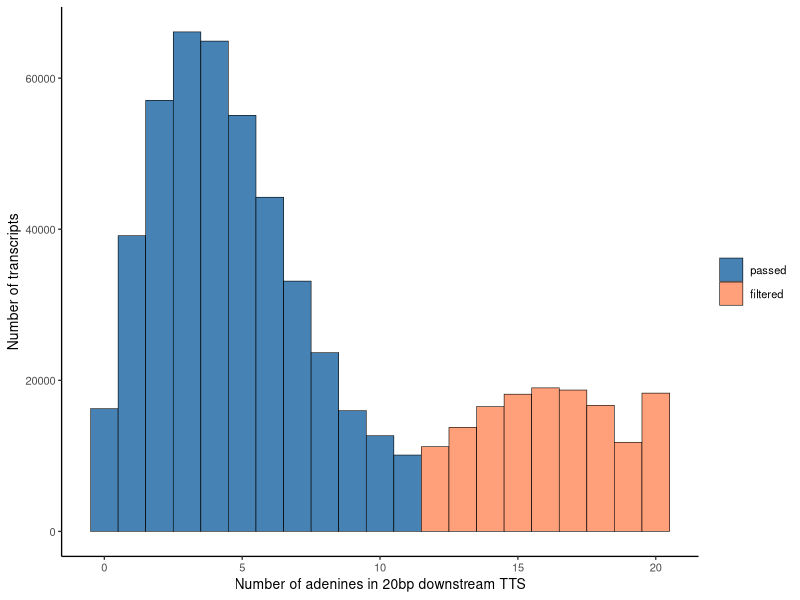
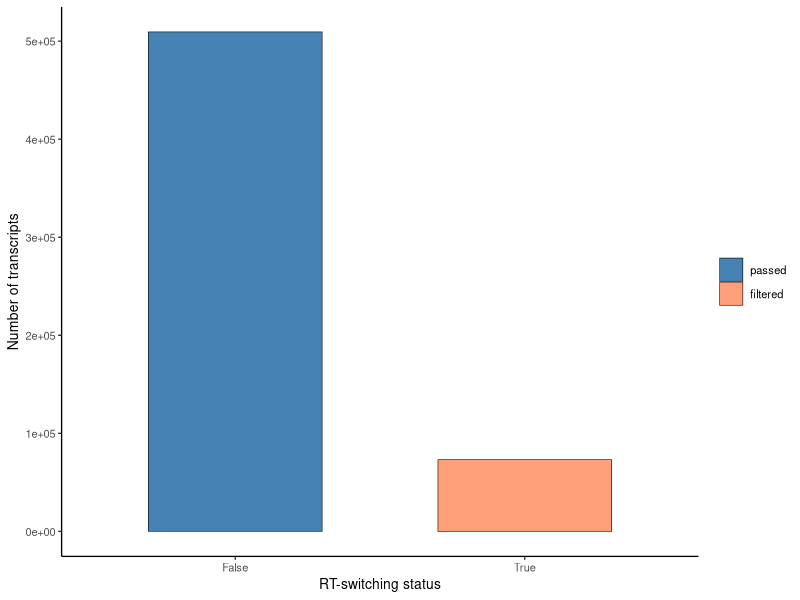
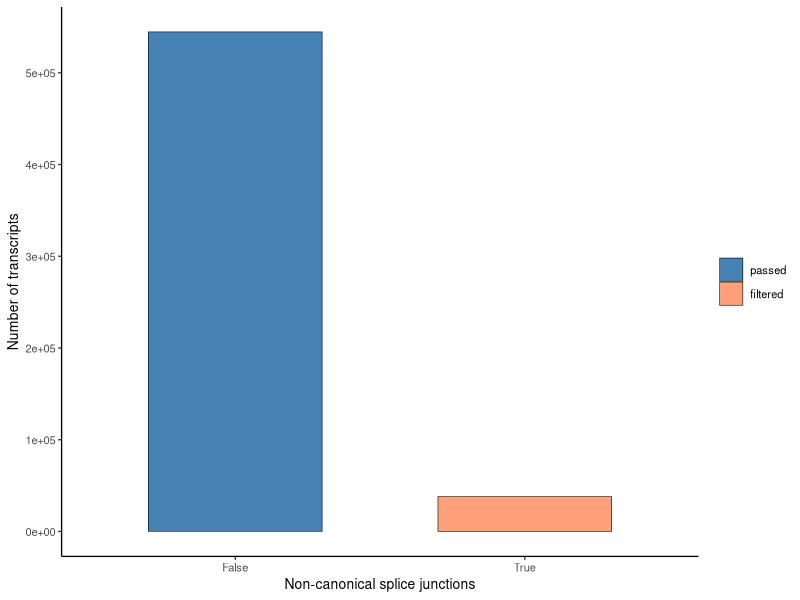
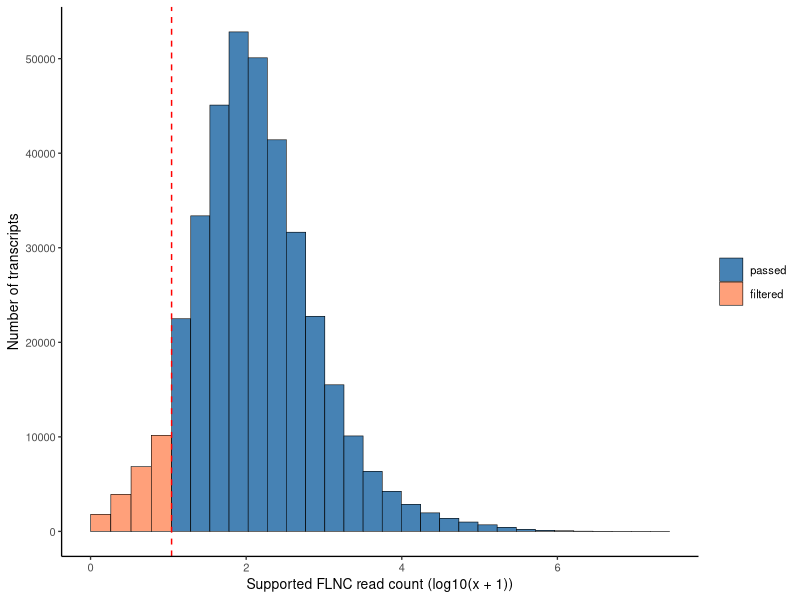

Generate these figures, in order, with R: (Note: this script raises an error after producing the figures.)
#===============================================#
# Transcript discovery, annotation, and filtering #
# Supp-Figure-12                         #
#===============================================#
library(ggplot2)
library(ggpubr)
library(tidyverse)
library(data.table)

setwd("/path/to/GTOP_code/supp/supp_fig12/input")


# Supp.Fig.12a alternative-splicing count QC distribution------------------

theme_gtop <- function(base_size = 10) {
  theme_classic(base_size = base_size) +
    theme(
      legend.title = element_blank(),
      axis.text.x = element_text(angle = 45, hjust = 1),
      plot.title = element_blank()
    )
}
python_status_colors <- c("passed" = "#4682B4", "filtered" = "#FFA07A")
data <- read.delim("Fig_S12a.txt", check.names = FALSE)
data$status <- factor(data$status, levels = c("passed", "filtered"))
ggplot(data, aes(x, count, fill = status)) +
  geom_col(width = 1, color = "black", linewidth = 0.2) +
  scale_fill_manual(values = python_status_colors, drop = FALSE) +
  labs(x = "Number of adenines in 20bp downstream TTS", y = "Number of transcripts") +
  theme_gtop() +
  theme(axis.text.x = element_text(angle = 0, hjust = 0.5))

# Supp.Fig.12b RT-switching filter summary------------------------------------
theme_gtop <- function(base_size = 10) {
  theme_classic(base_size = base_size) +
    theme(
      legend.title = element_blank(),
      axis.text.x = element_text(angle = 45, hjust = 1),
      plot.title = element_blank()
    )
}
python_status_colors <- c("passed" = "#4682B4", "filtered" = "#FFA07A")
data <- read.delim("Fig_S12b.txt", check.names = FALSE)
data$plot_status <- factor(data$plot_status, levels = c("passed", "filtered"))
ggplot(data, aes(x_label, count, fill = plot_status)) +
  geom_col(width = 0.6, color = "black", linewidth = 0.2) +
  scale_fill_manual(values = python_status_colors, drop = FALSE) +
  labs(x = "RT-switching status", y = "Number of transcripts") +
  theme_gtop() +
  theme(axis.text.x = element_text(angle = 0, hjust = 0.5))

# Supp.Fig.12c noncanonical splice-junction filter summary------------------------
theme_gtop <- function(base_size = 10) {
  theme_classic(base_size = base_size) +
    theme(
      legend.title = element_blank(),
      axis.text.x = element_text(angle = 45, hjust = 1),
      plot.title = element_blank()
    )
}
python_status_colors <- c("passed" = "#4682B4", "filtered" = "#FFA07A")
data <- read.delim("Fig_S12c.txt", check.names = FALSE)
data$plot_status <- factor(data$plot_status, levels = c("passed", "filtered"))
ggplot(data, aes(x_label, count, fill = plot_status)) +
  geom_col(width = 0.6, color = "black", linewidth = 0.2) +
  scale_fill_manual(values = python_status_colors, drop = FALSE) +
  scale_y_continuous(
    breaks = seq(0, 500000, by = 100000)
  ) +
  labs(x = "Non-canonical splice junctions", y = "Number of transcripts") +
  theme_gtop() +
  theme(axis.text.x = element_text(angle = 0, hjust = 0.5))

# Supp.Fig.12d FLNC read-count support distribution------------------------------

theme_gtop <- function(base_size = 10) {
  theme_classic(base_size = base_size) +
    theme(
      legend.title = element_blank(),
      axis.text.x = element_text(angle = 45, hjust = 1),
      plot.title = element_blank()
    )
}
python_status_colors <- c("passed" = "#4682B4", "filtered" = "#FFA07A")
data <- read.delim("Fig_S12d.txt", check.names = FALSE)
data$status <- factor(data$status, levels = c("passed", "filtered"))
ggplot(data, aes(x_center, y, fill = status)) +
  geom_col(aes(width = x_width), color = "black", linewidth = 0.2) +
  scale_fill_manual(values = python_status_colors, drop = FALSE) +
  scale_y_continuous( breaks = seq(0, 50000, by = 10000))+
  labs(x = "Supported FLNC read count (log10(x + 1))", y = "Number of transcripts") +
  theme_gtop() +
  theme(axis.text.x = element_text(angle = 0, hjust = 0.5)) +
  geom_vline(xintercept = log10(11), color = "red", linetype = "dashed", linewidth = 0.5)

# Supp.Fig.12e support-sample distribution for novel transcripts-----------

theme_gtop <- function(base_size = 10) {
  theme_classic(base_size = base_size) +
    theme(
      legend.title = element_blank(),
      axis.text.x = element_text(angle = 45, hjust = 1),
      plot.title = element_blank()
    )
}
data <- read.delim("Fig_S12e.txt", check.names = FALSE)
data$status <- "all"
ggplot(data, aes(x_center, y, fill = status)) +
  geom_col(aes(width = x_width), color = "black", linewidth = 0.2) +
  scale_fill_manual(values = c("all" = "#7f8080"), drop = FALSE) +
  scale_y_continuous(breaks = seq(2.0, 5.5, by = 0.5))+
  coord_cartesian(ylim = c(2.0, 5.5),expand = c(0, 0) ) +
  labs(x = "Supported long-read RNA-seq samples for novel transcripts (FLNC >= 5)", y = "Number of transcripts (log10)") +
  theme_gtop() +
  theme(axis.text.x = element_text(angle = 0, hjust = 0.5))

# Supp.Fig.12f -novel first-exon length distribution---------------------------

theme_gtop <- function(base_size = 10) {
  theme_classic(base_size = base_size) +
    theme(
      legend.title = element_blank(),
      axis.text.x = element_text(angle = 45, hjust = 1),
      plot.title = element_blank()
    )
}

python_status_colors <- c(
  "passed" = "#4682B4",
  "filtered" = "#FFA07A"
)

data <- read.delim("Fig_S12f.txt", check.names = FALSE)

data$status <- factor(
  data$status,
  levels = c("passed", "filtered")
)

x_values <- c(data$x_left, data$x_right)
x_values <- x_values[is.finite(x_values)]

x_min <- min(x_values, na.rm = TRUE)
x_max <- max(x_values, na.rm = TRUE)
x_pad <- (x_max - x_min) * 0.05

x_lower <- if (x_min > 0) {
  x_min - min(x_pad, x_min * 0.05)
} else {
  x_min
}

x_upper <- x_max + x_pad
y_upper <- max(data$y, na.rm = TRUE) * 1.05

ggplot(data, aes(fill = status)) +
  geom_rect(
    aes(
      xmin = x_left,
      xmax = x_right,
      ymin = 0,
      ymax = y
    ),
    color = "black",
    linewidth = 0.2
  ) +
  scale_fill_manual(
    values = python_status_colors,
    breaks = c("passed", "filtered"),
    labels = c("Passed filters", "Filtered out"),
    drop = FALSE
  ) +
  scale_x_continuous(
    limits = c(x_lower, x_upper),
    expand = expansion(mult = c(0, 0))
  ) +
  scale_y_continuous(
    limits = c(0, y_upper),
    expand = expansion(mult = c(0, 0))
  ) +
  labs(
    x = "First exon length (bp, log10)",
    y = "Number of transcripts (log10)"
  ) +
  theme_gtop() +
  theme(
    axis.text.x = element_text(angle = 0, hjust = 0.5),
    legend.position = c(1, 1),
    legend.justification = c(1, 1)
  ) +
  geom_vline(
    xintercept = log10(30),
    color = "red",
    linetype = "dashed",
    linewidth = 0.5
  )

# Supp.Fig.12g -mismatch per 30 nt distribution for first exons longer than 30 nt---------

theme_gtop <- function(base_size = 10) {
  theme_classic(base_size = base_size) +
    theme(
      legend.title = element_blank(),
      axis.text.x = element_text(angle = 45, hjust = 1),
      plot.title = element_blank()
    )
}

python_status_colors <- c(
  "passed" = "#4682B4",
  "filtered" = "#FFA07A"
)

data <- read.delim("Fig_S12g.txt", check.names = FALSE)

data$status <- factor(
  data$status,
  levels = c("passed", "filtered")
)

x_values <- c(data$x_left, data$x_right)
x_values <- x_values[is.finite(x_values)]

x_min <- min(x_values, na.rm = TRUE)
x_max <- max(x_values, na.rm = TRUE)
x_pad <- (x_max - x_min) * 0.05

x_lower <- if (x_min > 0) {
  x_min - min(x_pad, x_min * 0.05)
} else {
  x_min
}

x_upper <- x_max + x_pad
y_upper <- max(data$y, na.rm = TRUE) * 1.05

ggplot(data, aes(fill = status)) +
  geom_rect(
    aes(
      xmin = x_left,
      xmax = x_right,
      ymin = 0,
      ymax = y
    ),
    color = "black",
    linewidth = 0.2
  ) +
  scale_fill_manual(
    values = python_status_colors,
    breaks = c("passed", "filtered"),
    labels = c("Passed filters", "Filtered out"),
    drop = FALSE
  ) +
  scale_x_continuous(
    limits = c(x_lower, x_upper),
    expand = expansion(mult = c(0, 0))
  ) +
  scale_y_continuous(
    limits = c(0, y_upper),
    expand = expansion(mult = c(0, 0))
  ) +
  labs(
    x = "Mismatches per 30 nt (log10(x + 1))",
    y = "Number of transcripts (log10)"
  ) +
  theme_gtop() +
  theme(
    axis.text.x = element_text(angle = 0, hjust = 0.5),
    legend.position = c(1, 1),
    legend.justification = c(1, 1)
  ) +
  geom_vline(
    xintercept = log10(1 + 1),
    color = "red",
    linetype = "dashed",
    linewidth = 0.5
  )

# Supp.Fig.9h unique short-read support for novel junctions----------

theme_gtop <- function(base_size = 10) {
  theme_classic(base_size = base_size) +
    theme(
      legend.title = element_blank(),
      axis.text.x = element_text(angle = 45, hjust = 1),
      plot.title = element_blank()
    )
}
data <- read.delim("Fig_S12h.txt", check.names = FALSE)
data$status <- "all"
ggplot(data, aes(x_center, y, fill = status)) +
  geom_col(aes(width = x_width), color = "black", linewidth = 0.2) +
  scale_fill_manual(values = c("all" = "#7f8080"), drop = FALSE) +
  labs(x = "Total unique reads", y = "Count") +
  theme_gtop() +
  theme(axis.text.x = element_text(angle = 0, hjust = 0.5))
# Supp.Fig.9i number of samples with >=5 reads for novel junctions----------

theme_gtop <- function(base_size = 10) {
  theme_classic(base_size = base_size) +
    theme(
      legend.title = element_blank(),
      axis.text.x = element_text(angle = 45, hjust = 1),
      plot.title = element_blank()
    )
}
data <- read.delim("Fig_S12i.txt", check.names = FALSE)
data$status <- "all"
ggplot(data, aes(x_center, y, fill = status)) +
  geom_col(aes(width = x_width), color = "black", linewidth = 0.2) +
  scale_fill_manual(values = c("all" = "#7f8080"), drop = FALSE) +
  scale_y_continuous(breaks = seq(3, 5.5, by = 0.5))+
  coord_cartesian(ylim = c(2.5, 5.5)) +
  labs(x = "Samples with >=5 reads", y = "log10(count)") +
  theme_gtop() +
  theme(axis.text.x = element_text(angle = 0, hjust = 0.5))


# Supp.Fig.9j -------------------------------------------------------------

library(patchwork)
theme_gtop <- function(base_size = 10) {
  theme_classic(base_size = base_size) +
    theme(
      legend.title = element_blank(),
      axis.text.x = element_text(angle = 45, hjust = 1),
      plot.title = element_blank()
    )
}
structural_palette <- c(
  "FSM" = "#4E79A7",
  "ISM" = "#59A14F",
  "NIC" = "#F28E2B",
  "NNC" = "#E15759",
  "Fusion" = "#B07AA1",
  "Full-splice match" = "#4E79A7",
  "Incomplete-splice match" = "#59A14F",
  "Novel in catalog" = "#F28E2B",
  "Novel not in catalog" = "#E15759",
  "Genic" = "#76B7B2",
  "Antisense" = "#EDC948",
  "Intergenic" = "#9C755F"
)
data <- read.delim("Fig_S12j.txt", check.names = FALSE)
tier_order <- c("Catalogue expansion", "High confidence", "With unique peptide")
data$tier <- factor(data$tier, levels = tier_order)
totals <- aggregate(count ~ tier, data, sum)
category_order <- names(sort(tapply(data$count, data$category, sum), decreasing = TRUE))
data$category <- factor(data$category, levels = category_order)
tier3_total <- totals$count[match("With unique peptide", as.character(totals$tier))]
left_xlim_max <- max(tier3_total * 1.4, 10, na.rm = TRUE)
right_xlim_min <- left_xlim_max * 1.1
right_xlim_max <- max(totals$count, na.rm = TRUE) * 1.05

base <- ggplot(data, aes(tier, count, fill = category)) +
  geom_col(width = 0.65, position = position_stack(reverse = TRUE)) +
  scale_x_discrete(limits = rev(tier_order)) +
  scale_fill_manual(values = structural_palette, drop = FALSE) +
  labs(x = NULL, y = "Number of transcripts", fill = "Structural category") +
  theme_gtop() +
  theme(axis.text.x = element_text(angle = 0, hjust = 0.5))

left_breaks  <- c(0, 2500)
right_breaks <- c(100000, 200000)

p_left <- base +
  coord_flip(ylim = c(0, left_xlim_max), clip = "on") +
  scale_y_continuous(
    breaks = left_breaks,
    labels = function(x) format(x, big.mark = ",", trim = TRUE),
    expand = c(0, 0)
  ) +
  theme(legend.position = "none")

p_right <- base +
  coord_flip(ylim = c(right_xlim_min, right_xlim_max), clip = "on") +
  scale_y_continuous(
    breaks = right_breaks,
    labels = function(x) format(x, big.mark = ",", trim = TRUE),
    expand = c(0, 0)
  ) +
  theme(axis.text.y = element_blank(), axis.ticks.y = element_blank(), axis.line.y = element_blank())

(p_left | p_right) + plot_layout(widths = c(1.2, 2.2))
